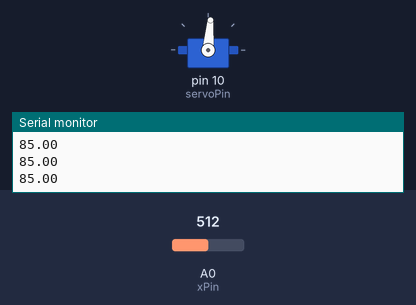
Recording of a sketch running on a simulated Arduino Uno, built with avr-gcc and run on an emulated ATmega328P. Shown: servo, the last lines printed to the serial monitor. Inputs (shaded band) come from the test bench; at power-on: A0 (xPin) = 512.

Above: at 1.2 s.
1.3 s: A0 (xPin) set to 716
At 2.5 s:
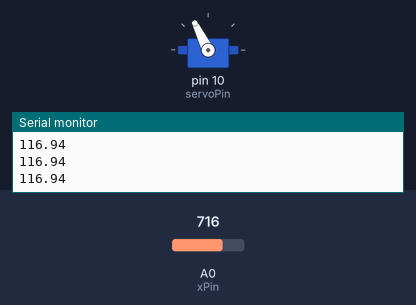
2.8 s: A0 (xPin) set to 900
At 4.0 s:
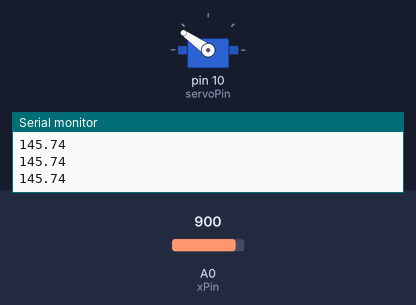
4.3 s: A0 (xPin) set to 1023
At 5.1 s:
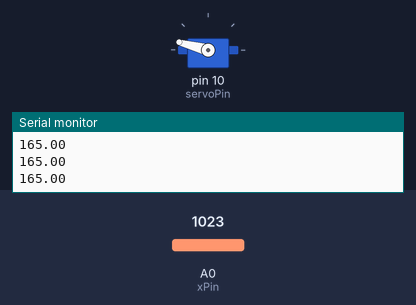
5.8 s: A0 (xPin) set to 306
At 6.2 s:
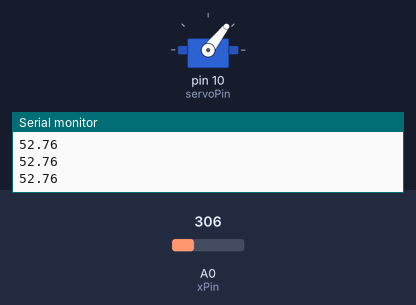
7.3 s: A0 (xPin) set to 122
At 8.5 s:
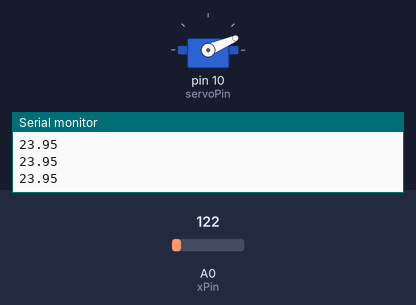
8.8 s: A0 (xPin) set to 0
At 9.6 s:
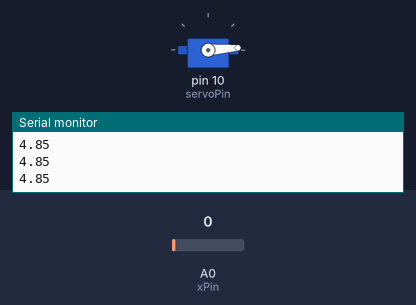
Timing chart, 0 to 11.3 s (numbered marks = the images above; inputs shaded):
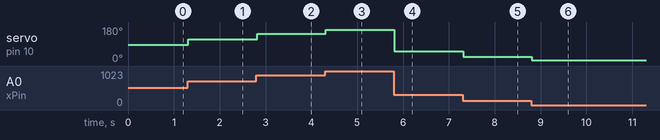

The sketch:

JoyStick.ino
```cpp
#include <Servo.h>
Servo myServo;
int servoPin = 10;
int servoPower = 11;
float servoAngle;
int yPin = A1;
int xPin = A0;
int switchPin = 3;
int xVal;
int yVal;
int switchVal;
int dt = 100;

void setup() {
  Serial.begin (9600);
  pinMode (yPin, INPUT);
  myServo.attach(servoPin);
}

void loop() {
  xVal = analogRead (xPin);
  digitalWrite (servoPower, HIGH);

  //  Serial.print (" Y Value: ");
  //  Serial.print (yVal);

  servoAngle = (82.5 / 527.) * (xVal - 1023) + 165;
  Serial.println (servoAngle);
  myServo.write(servoAngle);

}
```

Measured:
- after the input at 1.3 s, servo on pin 10 (servoPin): 85° → 116° at once
- after the input at 2.8 s, servo on pin 10 (servoPin): 116° → 145° at once
- after the input at 4.3 s, servo on pin 10 (servoPin): 145° → 165° at once
- after the input at 5.8 s, servo on pin 10 (servoPin): 165° → 52° at once
- after the input at 7.3 s, servo on pin 10 (servoPin): 52° → 23° at once
- after the input at 8.8 s, servo on pin 10 (servoPin): 23° → 4° at once
